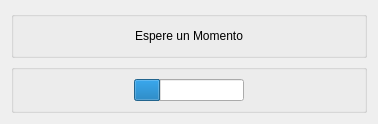
<?xml version="1.0" encoding="UTF-8"?>
<ui version="4.0">
 <class>VentanaCarga</class>
 <widget class="QDialog" name="VentanaCarga">
  <property name="geometry">
   <rect>
    <x>0</x>
    <y>0</y>
    <width>378</width>
    <height>87</height>
   </rect>
  </property>
  <property name="windowTitle">
   <string>Dialog</string>
  </property>
  <layout class="QGridLayout" name="gridLayout">
   <item row="0" column="0">
    <layout class="QVBoxLayout" name="verticalLayout">
     <item>
      <spacer name="verticalSpacer_2">
       <property name="orientation">
        <enum>Qt::Vertical</enum>
       </property>
       <property name="sizeHint" stdset="0">
        <size>
         <width>20</width>
         <height>40</height>
        </size>
       </property>
      </spacer>
     </item>
     <item>
      <widget class="QGroupBox" name="">
       <property name="sizePolicy">
        <sizepolicy hsizetype="Expanding" vsizetype="Expanding">
         <horstretch>0</horstretch>
         <verstretch>0</verstretch>
        </sizepolicy>
       </property>
       <layout class="QHBoxLayout" name="horizontalLayout_2">
        <item>
         <spacer name="horizontalSpacer_3">
          <property name="orientation">
           <enum>Qt::Horizontal</enum>
          </property>
          <property name="sizeHint" stdset="0">
           <size>
            <width>40</width>
            <height>20</height>
           </size>
          </property>
         </spacer>
        </item>
        <item>
         <widget class="QLabel" name="label">
          <property name="text">
           <string>Espere un Momento</string>
          </property>
         </widget>
        </item>
        <item>
         <spacer name="horizontalSpacer_4">
          <property name="orientation">
           <enum>Qt::Horizontal</enum>
          </property>
          <property name="sizeHint" stdset="0">
           <size>
            <width>40</width>
            <height>20</height>
           </size>
          </property>
         </spacer>
        </item>
       </layout>
      </widget>
     </item>
     <item>
      <widget class="QGroupBox" name="">
       <property name="sizePolicy">
        <sizepolicy hsizetype="Expanding" vsizetype="Expanding">
         <horstretch>0</horstretch>
         <verstretch>0</verstretch>
        </sizepolicy>
       </property>
       <layout class="QHBoxLayout" name="horizontalLayout">
        <item>
         <spacer name="horizontalSpacer">
          <property name="orientation">
           <enum>Qt::Horizontal</enum>
          </property>
          <property name="sizeHint" stdset="0">
           <size>
            <width>40</width>
            <height>20</height>
           </size>
          </property>
         </spacer>
        </item>
        <item>
         <widget class="QProgressBar" name="BarraPorcentaje">
          <property name="value">
           <number>24</number>
          </property>
          <property name="textVisible">
           <bool>false</bool>
          </property>
         </widget>
        </item>
        <item>
         <spacer name="horizontalSpacer_2">
          <property name="orientation">
           <enum>Qt::Horizontal</enum>
          </property>
          <property name="sizeHint" stdset="0">
           <size>
            <width>40</width>
            <height>20</height>
           </size>
          </property>
         </spacer>
        </item>
       </layout>
      </widget>
     </item>
     <item>
      <spacer name="verticalSpacer">
       <property name="orientation">
        <enum>Qt::Vertical</enum>
       </property>
       <property name="sizeHint" stdset="0">
        <size>
         <width>20</width>
         <height>40</height>
        </size>
       </property>
      </spacer>
     </item>
    </layout>
   </item>
  </layout>
 </widget>
 <resources/>
 <connections/>
</ui>
